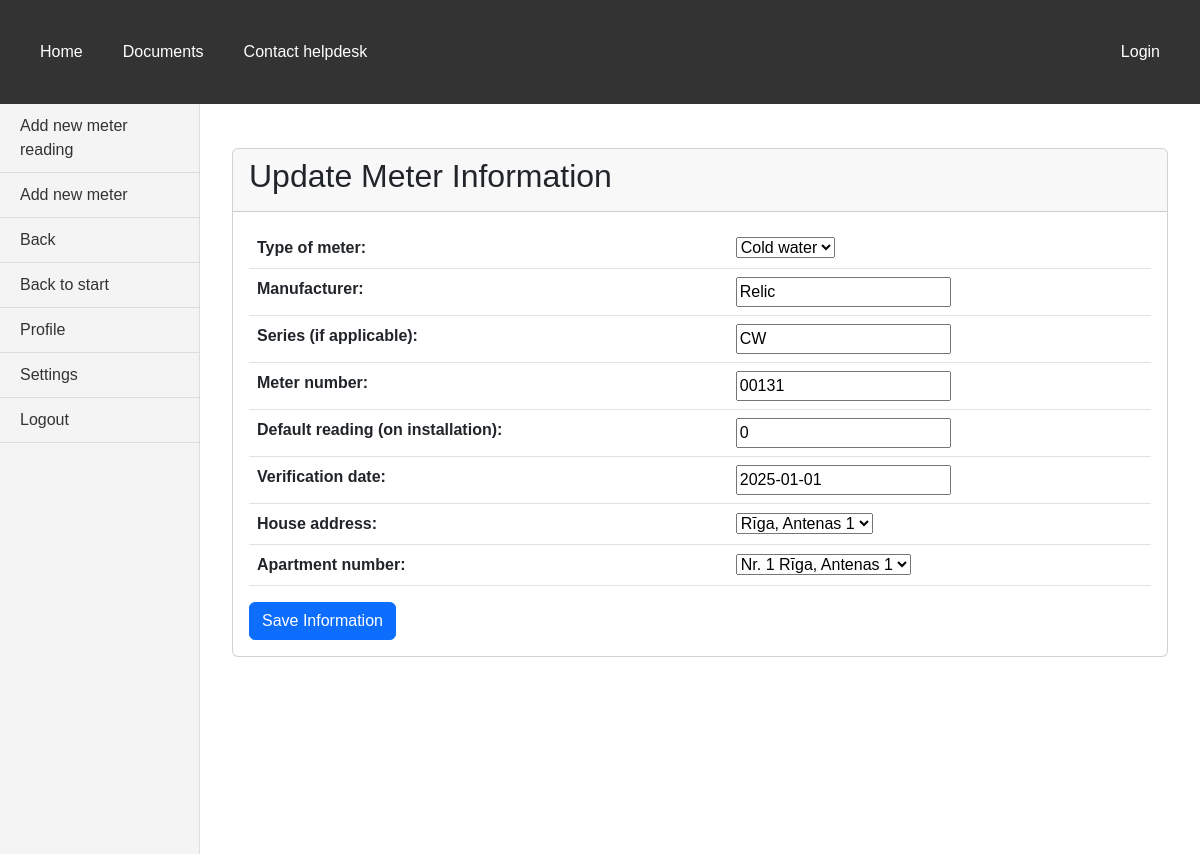
Screenshot of /bills/houses/11/meters/32/edit/ with the database file from the repository.
### bills/models.py (models this page shows, shortened)
class Meter(models.Model):
    CHOICES = [('cold', 'Cold water'), ('electricity', 'Electricity'), ('hot', 'Hot water'), ('heat', 'Heat'), ('other', 'Other')]
    type = models.CharField('Type of meter', max_length=15, choices=CHOICES)
    manufacturer = models.CharField('Manufacturer', default=" ", max_length=30, validators=[MinLengthValidator(2, 'Must be at least 2 characters')])
    series = models.CharField('Series (if applicable)', default=" ", max_length=5)
    number = models.CharField('Meter number', max_length=10, validators=[
        MinLengthValidator(2, 'Must be at least 2 digits'),
        valid_meter_nr
    ])
    reading_default = models.IntegerField('Default reading (on installation)', validators=[MinValueValidator(0, 'Can not be negative number')])
    verification_date = models.DateField("Verification date", default=date.today)
    address = models.ForeignKey(House, on_delete=models.PROTECT, verbose_name='House address')
    apartment_number = models.ForeignKey(Apartment, on_delete=models.PROTECT, default='', verbose_name='Apartment number')

class House(models.Model):
    CALCULATION_CHOICES = [
        ('volume', 'Volume'),
        ('object_count', 'Object count'),
        ('part_of_house', 'Part of house'),
        ('living_person_count', 'Living person count'),
        ('declared_person_count', 'Declared person count'),
    ]
    CHOICES_WATER_DIFFERENCE_CALCULATION = [
        (None, 'Select water difference calculation method'),
        ('object_count', 'Object count'),
        ('last_month_consumption', 'Last month consumption'),
        ('last_3_months_consumption', 'Last 3 months consumption'),
        ('part_of_house', 'Part of house'),
        ('living_person_count', 'Living person count'),
        ('declared_person_count', 'Declared person count'),
        ('room_wo_person', 'Room without person'),
        ]
    address = models.CharField(max_length=50, validators=[
        MinLengthValidator(6, 'Must be at least 6 characters'),
        MaxLengthValidator(50, 'Max length is 50 characters')
    ])
    apartment_count = models.IntegerField(validators=[MinValueValidator(0, 'Can not be negative number')])
    area_of_apartments_total = models.IntegerField(validators=[MinValueValidator(0, 'Can not be negative number')])
    area_of_apartments_heated_total = models.IntegerField("Total heated area of apartments", validators=[MinValueValidator(0, 'Can not be negative number')])
    living_person_count = models.IntegerField("Count of living persons", validators=[MinValueValidator(0, 'Can not be negative number')])
    declared_person_count = models.IntegerField("Count of declared persons", validators=[MinValueValidator(0, 'Can not be negative number')])
    area_total = models.IntegerField(validators=[MinValueValidator(0, 'Can not be negative number')])
    water_calculation_type_1 = models.CharField(max_length=30, choices=CALCULATION_CHOICES, default='volume')
    water_calculation_type_2 = models.CharField(max_length=30, choices=CALCULATION_CHOICES, default='living_person_count')
    water_difference_calculation = models.CharField(max_length=30, choices=CHOICES_WATER_DIFFERENCE_CALCULATION, default='object_count')
    waste_calculation_type = models.CharField(max_length=30, choices=CALCULATION_CHOICES, default='living_person_count')
    waste_water_calculation_type = models.CharField(max_length=30, choices=CALCULATION_CHOICES, default='living_person_count')
    norm_for_person = models.DecimalField(max_digits=10, decimal_places=2, default=0)
    def __str__(self):
        return str(self.address)

class Apartment(models.Model):
    address = models.ForeignKey(House, on_delete=models.CASCADE)
    apartment_nr = models.IntegerField(validators=[MinValueValidator(1, 'Must be at least 1')])
    area = models.IntegerField("Area of apartment", validators=[MinValueValidator(1, 'Must be at least 1')])
    mean_house_part = models.DecimalField(max_digits=10, decimal_places=2, validators=[MinValueValidator(0, 'Must be at least 0')])
    heated_area = models.IntegerField("Heated area of apartment", validators=[MinValueValidator(0, 'Must be at least 0')])
    cold_meters_count = models.IntegerField("Count of cold water meters", validators=[MinValueValidator(0, 'Can not be negative number')])
    hot_meters_count = models.IntegerField("Count of hot water meters", validators=[MinValueValidator(0, 'Can not be negative number')])
    heat_meters_count = models.IntegerField("Count of heat meters", validators=[MinValueValidator(0, 'Can not be negative number')])
    electricity_meters_count = models.IntegerField("Count of electricity meters", validators=[MinValueValidator(0, 'Can not be negative number')])
    gas_meters_count = models.IntegerField("Count of gas meters", validators=[MinValueValidator(0, 'Can not be negative number')])
    living_person_count = models.IntegerField("Count of living persons", validators=[MinValueValidator(0, 'Can not be negative number')])
    declared_person_count = models.IntegerField("Count of declared persons", validators=[MinValueValidator(0, 'Can not be negative number')])
    consumer = models.ForeignKey(Consumer, on_delete=models.PROTECT, default='')
    contract_nr = models.CharField(null=True, max_length=50, validators=[MinLengthValidator(2, 'Must be at least 2 characters')])
    def __str__(self):
        return 'Nr. ' + str(self.apartment_nr) + '  ' + str(self.address)

### bills/views.py (the view, shortened to what this page needs)
# urls.py: path("houses/<int:house_id>/meters/<slug:pk>/edit/", views.MeterUpdateView.as_view(), name='meter_update'),
class MeterUpdateView(UpdateView):
    model = Meter
    fields = '__all__'
    template_name_suffix = "_update_form"
    def get_context_data(self, **kwargs):
        context = super().get_context_data(**kwargs)
        context["house"] = self.object.apartment_number.address
        context["apartment"] = self.object.apartment_number
        return context
    def dispatch(self, request, *args, **kwargs):
        meter = self.get_object()
        house_id = self.kwargs.get('house_id')
        if not house_id or meter.apartment_number.address.id != int(house_id):
            return redirect('index')
        return super().dispatch(request, *args, **kwargs)

### bills/templates/bills/meter_update_form.html (shortened to what this page needs)
{% extends 'base.html' %}
{% block sidebar %}
<aside class="vertical-menu">
    <a href="{% url 'add_meter_reading' meter.id %}">Add new meter reading</a>
    <a href="{% url 'add_meter' %}">Add new meter</a>
    <a href="{% url 'meters' %}">Back</a>
    <a href="{% url 'index' %}">Back to start</a>
    <a href="#">Profile</a>
    <a href="#">Settings</a>
    <a href="#">Logout</a>
</aside>
{% endblock %}
{% block content %}
<div class="container mt-4">
    <div class="card">
        <div class="card-header">
            <h2>Update Meter Information</h2>
        </div>
        <div class="card-body">
            <form method="post">
                <table class="table">
                    {{ form.as_table }}
                </table>
                <button type="submit" class="btn btn-primary">Save Information</button>
            </form>
        </div>
    </div>
</div>
{% endblock %}

### static/css/styles.css (style rules this page uses)
body { margin: 0; font-family: Arial, sans-serif; display: flex; flex-direction: column; }
.vertical-menu { width: 200px; background-color: #f4f4f4; padding: 0; margin: 0; border-right: 1px solid #ddd; display: flex; flex-direction: column; min-height: calc(100vh - 50px); }
.vertical-menu a { padding: 10px 20px; text-decoration: none; color: #333; border-bottom: 1px solid #ddd; }

### rows the page displays
Meter: type "Cold water", manufacturer "Relic", series "CW", number "00131", reading_default "0", verification_date "2025-01-01", apartment_number "Nr. 1 Rīga, Antenas 1"
House: address "Rīga, Antenas 1"
